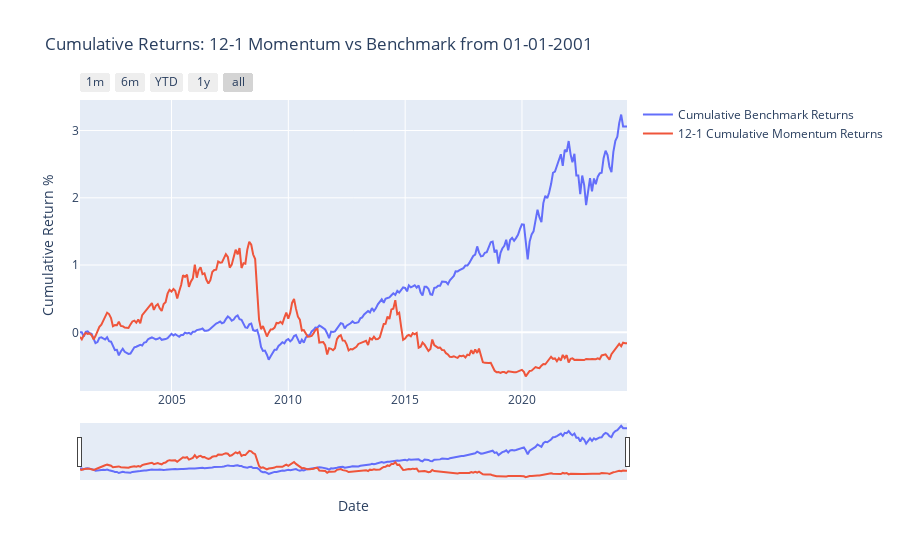

Notebook code cell kept with this figure:
### Code cell
# Create a Plotly figure
fig = go.Figure()

# Add the cumulative benchmark returns line trace
fig.add_trace(
    go.Scatter(
        x=cumulative_benchmark_returns_12_1.index,
        y=cumulative_benchmark_returns_12_1,
        mode='lines',
        name='Cumulative Benchmark Returns'
    )
)

# Add the cumulative momentum returns line trace
fig.add_trace(
    go.Scatter(
        x=cumulative_momentum_returns_12_1.index,
        y=cumulative_momentum_returns_12_1,
        mode='lines',
        name='12-1 Cumulative Momentum Returns'
    )
)

# Configure the x-axis to show months when zoomed in and add range selector buttons
fig.update_layout(
    title='Cumulative Returns: 12-1 Momentum vs Benchmark from 01-01-2001',
    xaxis_title='Date',
    yaxis_title='Cumulative Return %',
    xaxis=dict(
        tickmode='auto',
        rangeslider=dict(
            visible=True
        ),
        rangeselector=dict(
            buttons=list([
                dict(count=1, label="1m", step="month", stepmode="backward"),
                dict(count=6, label="6m", step="month", stepmode="backward"),
                dict(count=1, label="YTD", step="year", stepmode="todate"),
                dict(count=1, label="1y", step="year", stepmode="backward"),
                dict(step="all")
            ])
        ),
        type="date"
    ),
)

# Show the plot
fig.show()

### Figure 1 — Plotly figure (JSON) as saved in the notebook; plotly's stock layout.template omitted (floating-point values rounded to 4 significant figures; data arrays with more than 128 entries replaced by an {"elided": "..."} marker saying what was removed)
{"data": [{"mode": "lines", "name": "Cumulative Benchmark Returns", "type": "scatter", "x": {"elided": "282 str values"}, "y": {"elided": "282 float values"}}, {"mode": "lines", "name": "12-1 Cumulative Momentum Returns", "type": "scatter", "x": {"elided": "282 str values"}, "y": {"elided": "282 float values"}}], "layout": {"title": {"text": "Cumulative Returns: 12-1 Momentum vs Benchmark from 01-01-2001"}, "xaxis": {"rangeselector": {"buttons": [{"count": 1, "label": "1m", "step": "month", "stepmode": "backward"}, {"count": 6, "label": "6m", "step": "month", "stepmode": "backward"}, {"count": 1, "label": "YTD", "step": "year", "stepmode": "todate"}, {"count": 1, "label": "1y", "step": "year", "stepmode": "backward"}, {"step": "all"}]}, "rangeslider": {"visible": true}, "tickmode": "auto", "title": {"text": "Date"}, "type": "date"}, "yaxis": {"title": {"text": "Cumulative Return %"}}}}
